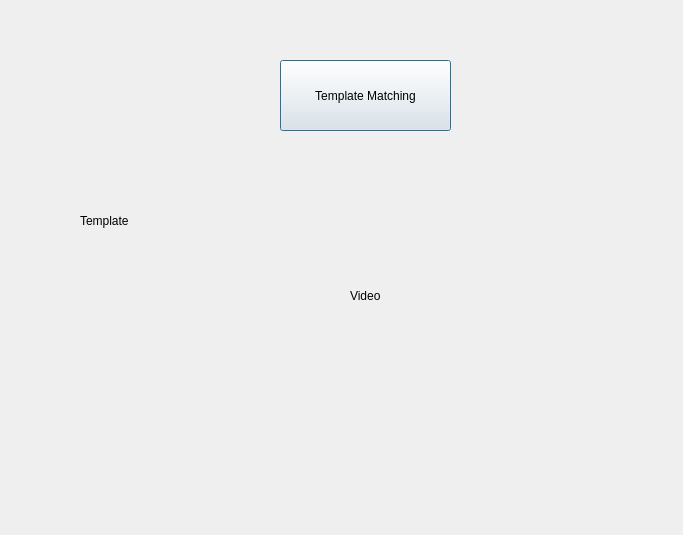
<?xml version="1.0" encoding="UTF-8"?>
<ui version="4.0">
 <class>editorvideo</class>
 <widget class="QDialog" name="editorvideo">
  <property name="geometry">
   <rect>
    <x>0</x>
    <y>0</y>
    <width>683</width>
    <height>535</height>
   </rect>
  </property>
  <property name="windowTitle">
   <string>Dialog</string>
  </property>
  <widget class="QLabel" name="lbl_template">
   <property name="geometry">
    <rect>
     <x>80</x>
     <y>160</y>
     <width>151</width>
     <height>121</height>
    </rect>
   </property>
   <property name="text">
    <string>Template</string>
   </property>
  </widget>
  <widget class="QLabel" name="lbl_video">
   <property name="geometry">
    <rect>
     <x>350</x>
     <y>170</y>
     <width>311</width>
     <height>251</height>
    </rect>
   </property>
   <property name="text">
    <string>Video</string>
   </property>
  </widget>
  <widget class="QPushButton" name="btn_template_matching">
   <property name="geometry">
    <rect>
     <x>280</x>
     <y>60</y>
     <width>171</width>
     <height>71</height>
    </rect>
   </property>
   <property name="text">
    <string>Template Matching</string>
   </property>
  </widget>
 </widget>
 <resources/>
 <connections/>
</ui>
